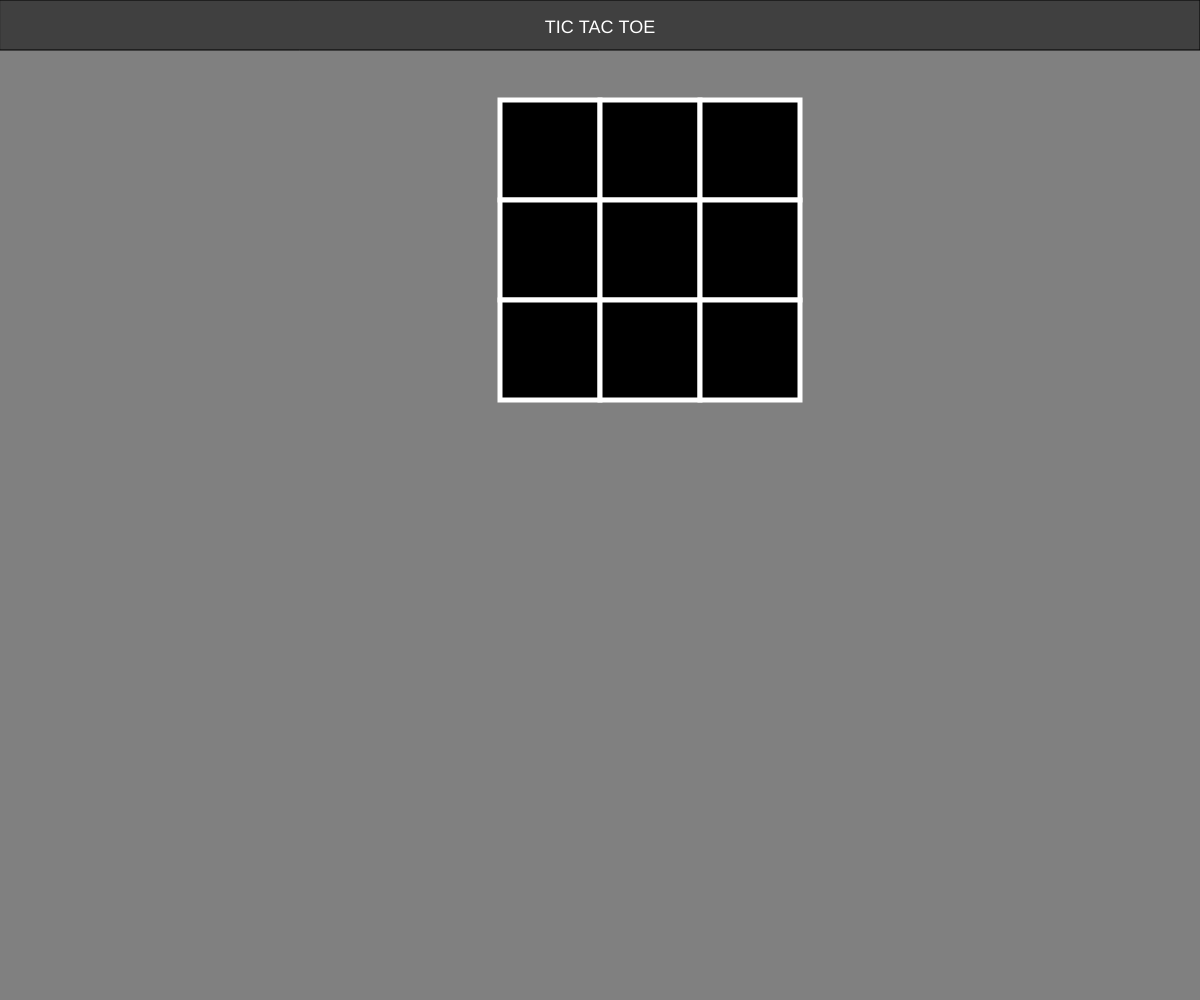
Frame 1 (no input)
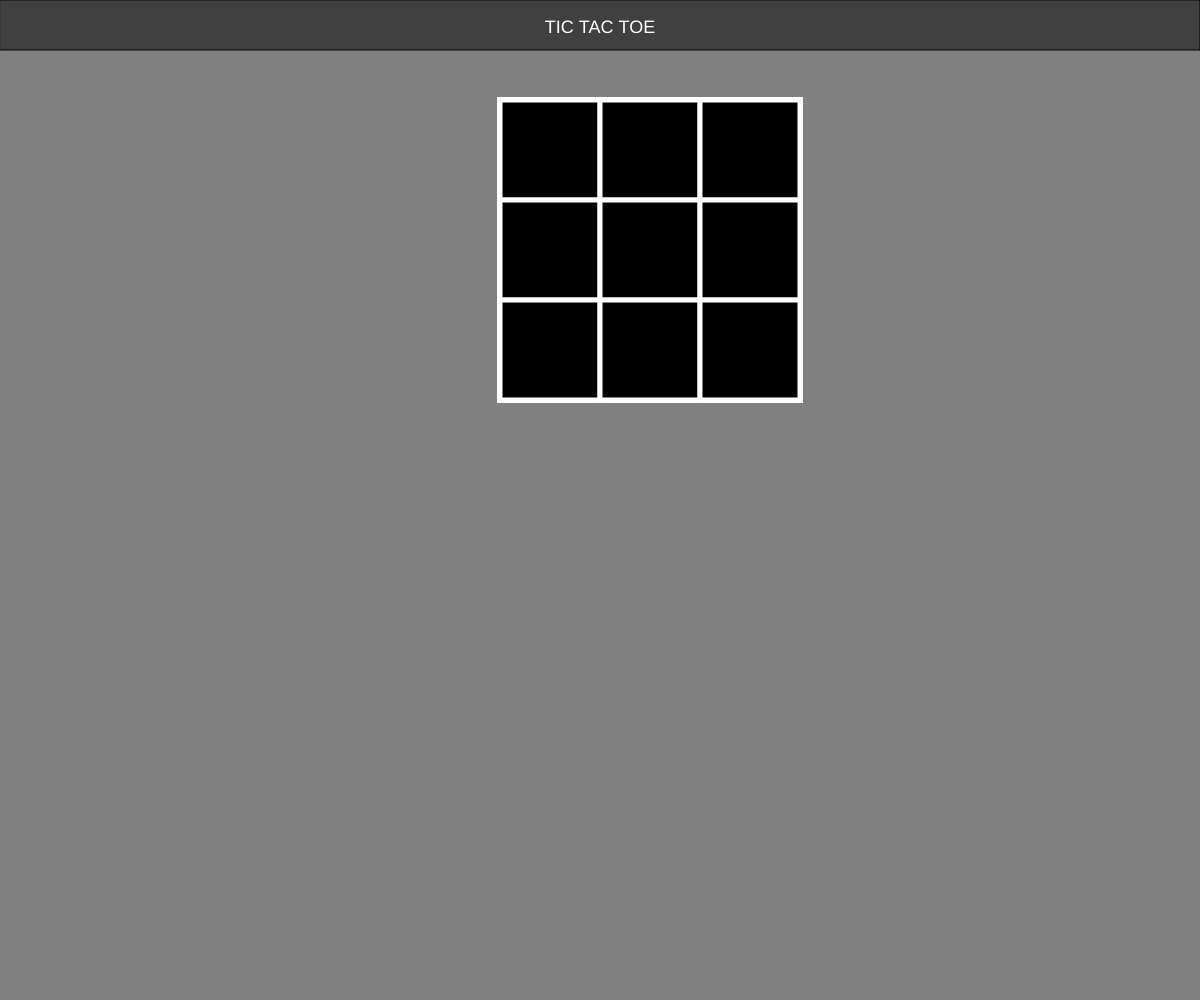
Frame 60 (no input)
Frame 120 (the mouse pressed at the canvas centre since frame 60): identical to frame 60, image omitted

The p5.js sketch that drew these frames (run headless with seeded random() and noise() and a simulated clock; from frame 60 on, the mouse is pressed at the canvas centre):

// p5.js sketch
// ── sketch.js
var turn=0
function setup() {
    createCanvas(innerWidth,innerHeight); 
    background("grey");
    fill("#404040");
    rect(0, 0, width, 50);
    textAlign(CENTER);
    fill("White");
    textSize(18);
    text("TIC TAC TOE", width / 2, 33);
    fill("Black");
}


function draw()
{

 createRow(100)
 createRow(200)
 createRow(300)  
}

function createRow(y)
{
  for (x = 500; x < 800; x=x+100)
   {
       var b1= new Box(x,y,100,100); 
       b1.appear();   
   }  
}
// ── Box.js
class Box {
  
    constructor(x,y,w,h) {
    this.x =x;
    this.y = y;
    this.w =w;
    this.h =h;
  }

    //make the color boxes appear on canvas
    appear()
    {
      stroke("white");
      strokeWeight(5);
      fill("black");
      rect(this.x,this.y,this.w,this.h);
    }
}
